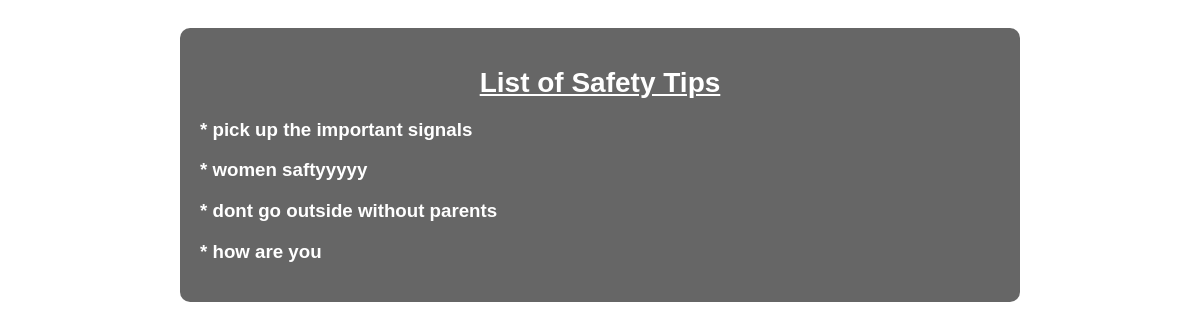
The app's page /saftytipsview/ (signed in) with its own data.
### app/models.py (models this page shows, shortened)
class Saftytips(models.Model):
    description = models.TextField(max_length=500)

### app/views.py (the view)
# urls.py: path("saftytipsview/",SafetyTipListView.as_view(),name="saftytipsview"),
@method_decorator(decs,name="dispatch")
class SafetyTipListView(ListView):
    model = Saftytips
    template_name = 'saftytips_list.html'  # Replace 'safetytip_list.html' with your actual template
    context_object_name = 'saftytips'

### app/decorator.py (called while the page is built)
def login_required(fn):
    def wrapper(request,*args,**kwargs):
        if not request.user.is_authenticated:
            messages.error(request,"invalid session")
            return redirect("signin")
        else:
            return fn(request,*args,**kwargs)
    return wrapper

### app/templates/saftytips_list.html (shortened to what this page needs)
<!DOCTYPE html>
<html lang="en">
<head>
</head>
<body>
    <div class="container">
        <h1>List of Safety Tips</h1>
        <div class="tip-list">
            {% for Saftytips in saftytips %}
            <li> <h3>* {{ Saftytips.description }} </h3></li>
            {% endfor %}
        </div>
    </div>
</body>
</html>

### app/templates/saftytips_list.html (style rules this page uses)
body { font-family: Arial, sans-serif; background-color: #808489; padding: 20px; background: url(https://cdn.educba.com/academy/wp-content/uploads/2023/12/Safety-of-Women-in-India.jpg.webp); background-size: cover; background-position: center; color: #fff; }
.container { max-width: 800px; margin: 0 auto; padding: 20px; background-color: rgba(0, 0, 0, 0.6); border-radius: 10px; }
.tip-list { list-style-type: none; padding: 0; margin: 0; }
h1 { font-size: 28px; text-align: center; text-decoration: underline; margin-bottom: 20px; }

### records on screen
Saftytips: description "pick up the important signals"
Saftytips: description "women saftyyyyy"
Saftytips: description "dont go outside without parents"
Saftytips: description "how are you"
